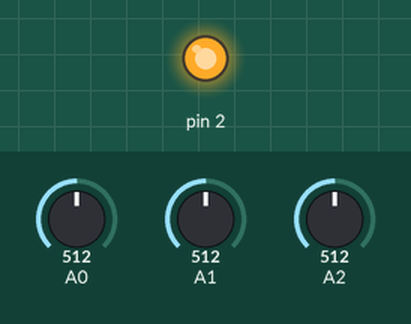
This sketch was run on a simulated Arduino Uno, built with avr-gcc and run on an emulated ATmega328P. Shown: output pins drawn as LEDs (lit = HIGH). The inputs (shaded band) are chosen by the test bench; at power-on: A0 = 512, A1 = 512, A2 = 512. What the sketch prints to the serial monitor is not drawn.

Above: at 0.1 s.
Timing chart, 0 to 1.6 s (numbered marks = the images above):
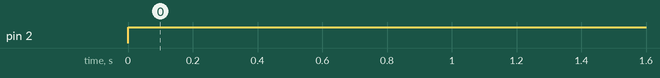

The sketch:

accelometer.ino
```cpp
float x,y,z;
void setup() {

  // put your setup code here, to run once:
Serial.begin(9600);
pinMode(2,OUTPUT);

}

void loop() {
  // put your main code here, to run repeatedly:
  digitalWrite(2,HIGH);
x=analogRead(0);
y=analogRead(1);
z=analogRead(2);

 Serial.print(x);
  Serial.print(" ");
   Serial.print(y);
   Serial.print(" ");
    Serial.print(z);
    Serial.print(" ");
     Serial.println(" ");
  delay(500);
}
```

Measured:
- by itself, pin 2: LOW → HIGH at 0.00 s
